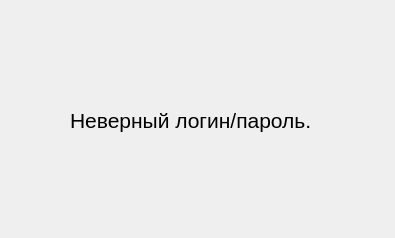
<?xml version="1.0" encoding="UTF-8"?>
<ui version="4.0">
 <class>Dialog</class>
 <widget class="QDialog" name="Dialog">
  <property name="geometry">
   <rect>
    <x>0</x>
    <y>0</y>
    <width>395</width>
    <height>238</height>
   </rect>
  </property>
  <property name="windowTitle">
   <string>Dialog</string>
  </property>
  <widget class="QLabel" name="label_2">
   <property name="geometry">
    <rect>
     <x>70</x>
     <y>70</y>
     <width>251</width>
     <height>101</height>
    </rect>
   </property>
   <property name="font">
    <font>
     <pointsize>16</pointsize>
     <weight>50</weight>
     <bold>false</bold>
    </font>
   </property>
   <property name="text">
    <string>Неверный логин/пароль.</string>
   </property>
  </widget>
 </widget>
 <resources/>
 <connections/>
</ui>
